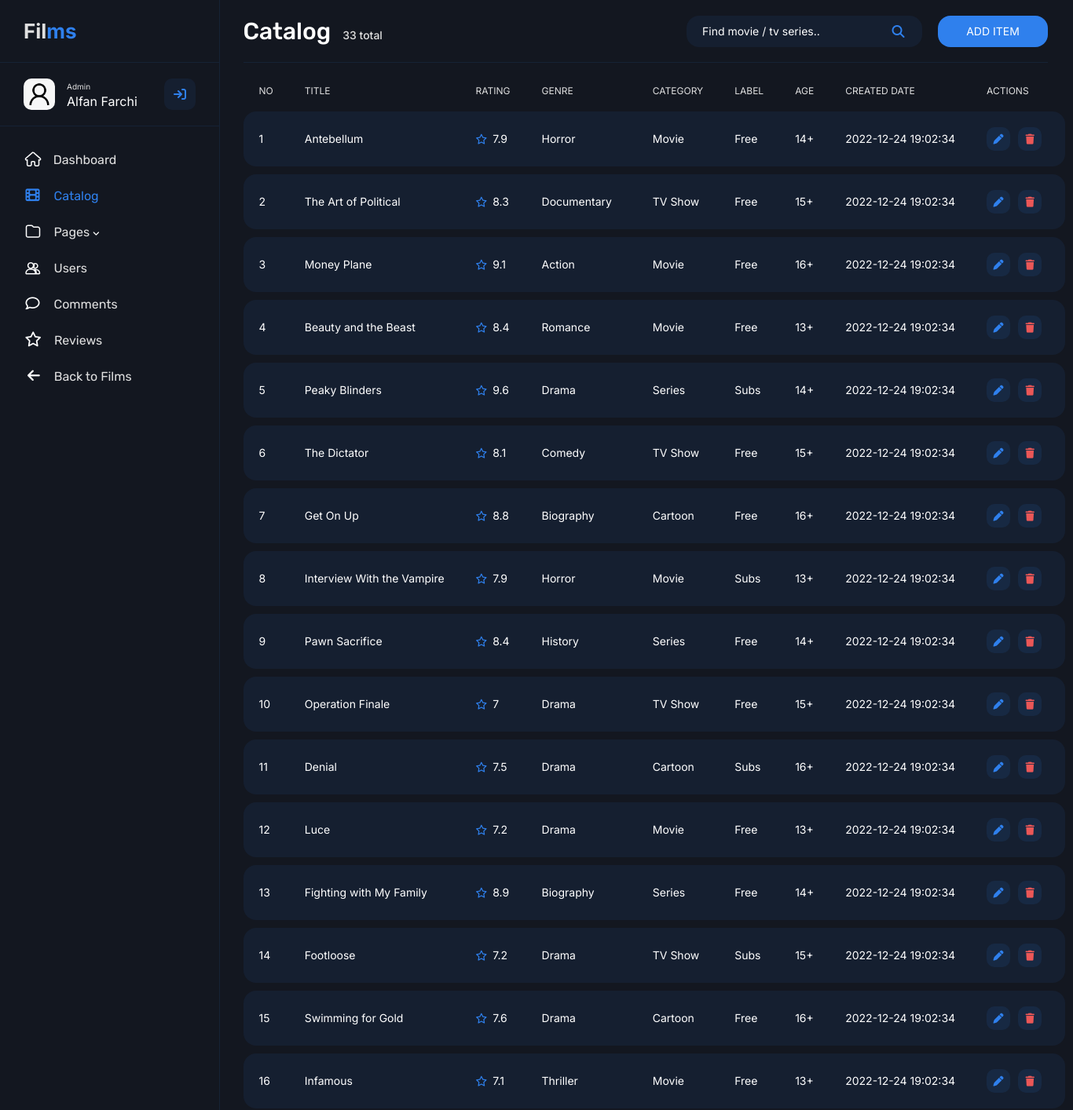
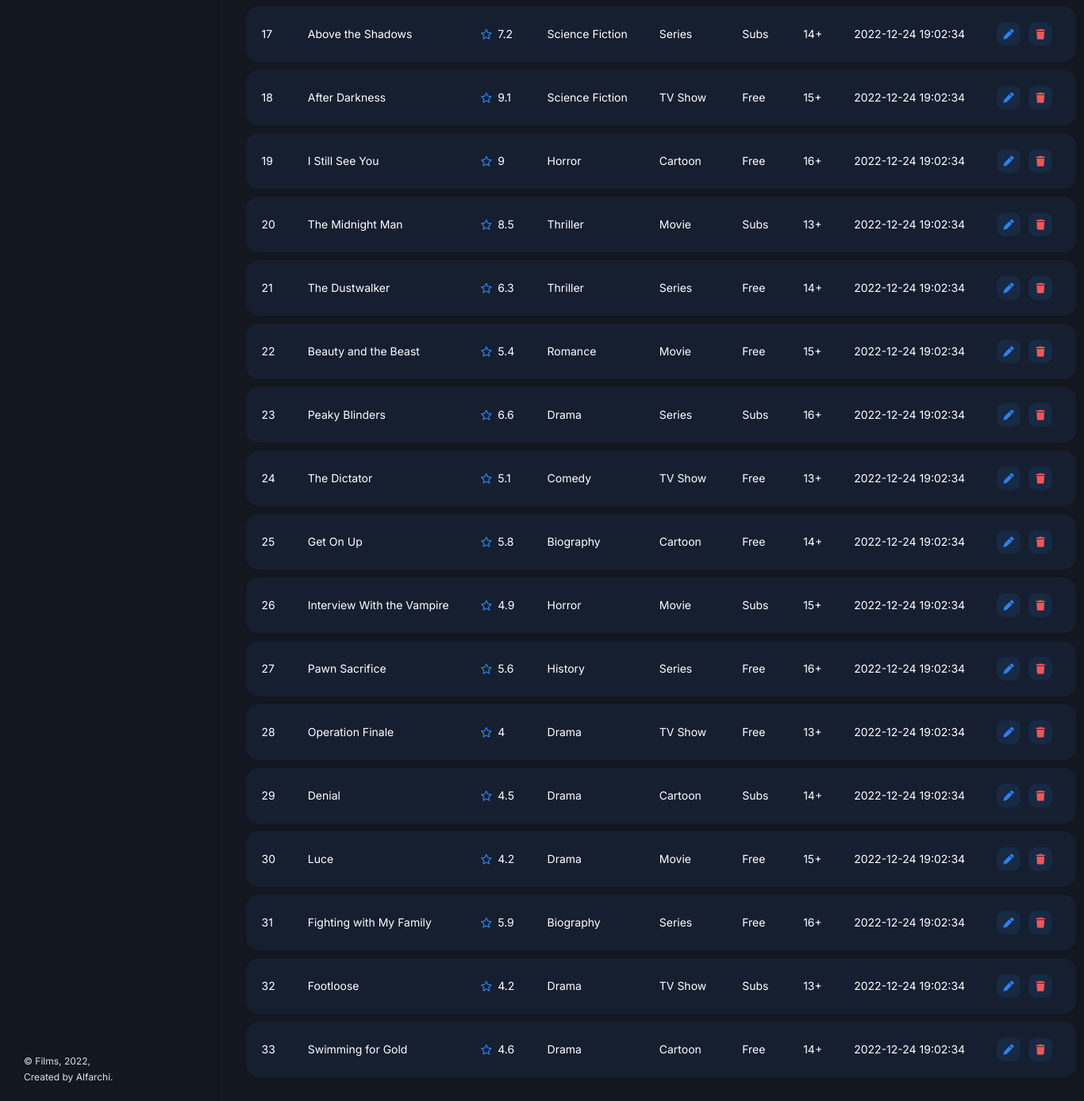
/admin/catalog.php, run on the app's committed database (2 pictures, top to bottom).
### tables this page shows
create table film (
    id_film int primary key auto_increment,
    title varchar(50),
    label varchar(10),
    rating float,
    genre varchar(20),
    year int,
    age int,
    image varchar(50),
    video varchar(50),
    film_desc varchar(500),
    film_date datetime,
    id_category int,
    foreign key (id_category) references category (id_category)
);

create table category (
    id_category int primary key auto_increment,
    category varchar(10)
);

### main/functions.php (called while the page is built, shortened)
<?php
$conn = mysqli_connect("localhost", "root", "", "films");
function query($query) {
    global $conn;
    $result = mysqli_query($conn, $query);
    $rows = [];
    while($row = mysqli_fetch_assoc($result)) {
        $rows[] = $row;
    }
    return $rows;
}
?>

### admin/catalog.php (the view, shortened to what this page needs)
<?php
require "../main/functions.php";
$film = query("SELECT * FROM film INNER JOIN category ON film.id_category = category.id_category ORDER BY id_film DESC");
$count = query("SELECT COUNT(id_film) AS count FROM film");
?>
<!DOCTYPE html>
<html lang="en">
    <head>
        <link rel="stylesheet" href="../assets/styles/style.css">
        <link href="https://cdn.jsdelivr.net/npm/bootstrap@5.2.2/dist/css/bootstrap.min.css" rel="stylesheet">
    </head>
    <body>
        <section class="sidebar">
            <a href="" class="sidebar__logo">Fil<span>ms</span></a>
            <div class="sidebar__user">
                <img class="sidebar__avatar" src="../assets/images/icon/user.jpeg" alt="" height="40px" width="40px">
                <span>Admin</span>
                <p>Alfan Farchi</p>
                <button class="sidebar__user-btn"><i class="fa-solid fa-arrow-right-to-bracket"></i></button>
            </div>
            <div class="sidebar__nav">
                <ul class="sidebar__nav-content">
                    <li class="sidebar__nav-item"><a href="#"><i class="fa-solid fa-house"></i>Dashboard</li></a>
                    <li class="sidebar__nav-item"><a href="./catalog.php" class="active"><i class="fa-solid fa-film default"></i>Catalog</li></a>
                    <li class="sidebar__nav-item"><a href="#"><i class="fa-solid fa-folder"></i>Pages <i class="fa-solid fa-angle-down default"></i></li></a>
                    <li class="sidebar__nav-item"><a href="./users.php"><i class="fa-solid fa-user-group"></i>Users</li></a>
                    <li class="sidebar__nav-item"><a href="./comments.php"><i class="fa-regular fa-comment default"></i>Comments</li></a>
                    <li class="sidebar__nav-item"><a href="./reviews.php"><i class="fa-regular fa-star default"></i>Reviews</li></a>
                    <li class="sidebar__nav-item"><a href="../index.php"><i class="fa-solid fa-arrow-left default"></i>Back to Films</li></a>
                </ul>
            </div>
            <p class="sidebar__footer">© Films, 2022,<br>Created by Alfarchi.</p>
        </section>
        <main class="main">
            <div class="container-fluid">
                <div class="row">
                    <div class="col-12">
                        <div class="main__header">
                            <?php $i = 1 ?> <?php foreach($count as $row): ?>
                            <h2 class="main__header-title">Catalog&ensp;<span><?php echo $row["count"]; ?> total</span></h2>
                            <?php $i++ ?> <?php endforeach; ?>
                            <div class="main__action">
                                <form action="" method="post" spellcheck="false" autocomplete="off" class="nav__form nav__catalog">
                                    <input type="input" name="keyword" placeholder="Find movie / tv series.." class="nav__search search__admin">
                                    <button type="submit" name="search" class="nav__action-btn"><i class="fa-solid fa-magnifying-glass"></i></button>
                                </form>
                                <a href="./upload.php" class="a"><button class="sign__button main__button">Add item</button></a>
                            </div>
                        </div>
                    </div>
                    <div class="col-12">
                        <table class="main__table">
                            <thead>
                                <tr>
                                    <td class="film__id">NO</td>
                                    <td class="film__title">TITLE</td>
                                    <td class="film__rating">RATING</td>
                                    <td class="film__genre">GENRE</td>
                                    <td class="film__category">CATEGORY</td>
                                    <td class="film__label">LABEL</td>
                                    <td class="film__age">AGE</td>
                                    <td class="film__date">CREATED DATE</td>
                                    <td class="film__actions">ACTIONS</td>
                                </tr>
                            </thead>
                            <tbody>
                                <?php $i = 1 ?>
                                <?php foreach($film as $row): ?>
                                <tr>
                                    <td class="film__id"><?php echo $i; ?></td>
                                    <td class="film__title"><a class="catalog__title" href="../main/details.php?id=<?php echo $row["id_film"]; ?>"><?php echo $row["title"]; ?></a></td>
                                    <td class="film__rating"><i class="fa-regular fa-star"></i>&ensp;<?php echo $row["rating"]; ?></td>
                                    <td class="film__genre"><?php echo $row["genre"]; ?></td>
                                    <td class="film__category"><?php echo $row["category"]; ?></td>
                                    <td class="film__label"><?php echo $row["label"]; ?></td>
                                    <td class="film__age"><?php echo $row["age"]; ?>+</td>
                                    <td class="film__date"><?php echo $row["film_date"]; ?></td>
                                    <td class="actions__button"><a href="./update.php?id=<?php echo $row["id_film"]; ?>"><i class="fa-solid fa-pen"></i></a><a href="./delete.php?id=<?php echo $row["id_film"]; ?>" onclick="return confirm('Delete film?')"><i class="fa-solid fa-trash"></i></a></td>
                                </tr>
                                <?php $i++ ?>
                                <?php endforeach; ?>
                            </tbody>
                        </table>
                    </div>
                </div>
            </div>
    </body>
</html>

### data on the page
film: title "Antebellum", rating "7.9", genre "Horror", id_category.category "Movie", label "Free", age "14", film_date "2022-12-24 19:02:34"
film: title "The Art of Political", rating "8.3", genre "Documentary", id_category.category "TV Show", label "Free", age "15", film_date "2022-12-24 19:02:34"
film: title "Money Plane", rating "9.1", genre "Action", id_category.category "Movie", label "Free", age "16", film_date "2022-12-24 19:02:34"
film: title "Beauty and the Beast", rating "8.4", genre "Romance", id_category.category "Movie", label "Free", age "13", film_date "2022-12-24 19:02:34"
film: title "Peaky Blinders", rating "9.6", genre "Drama", id_category.category "Series", label "Subs", age "14", film_date "2022-12-24 19:02:34"
film: title "The Dictator", rating "8.1", genre "Comedy", id_category.category "TV Show", label "Free", age "15", film_date "2022-12-24 19:02:34"
film: title "Get On Up", rating "8.8", genre "Biography", id_category.category "Cartoon", label "Free", age "16", film_date "2022-12-24 19:02:34"
film: title "Interview With the Vampire", rating "7.9", genre "Horror", id_category.category "Movie", label "Subs", age "13", film_date "2022-12-24 19:02:34"
film: title "Pawn Sacrifice", rating "8.4", genre "History", id_category.category "Series", label "Free", age "14", film_date "2022-12-24 19:02:34"
film: title "Operation Finale", rating "7", genre "Drama", id_category.category "TV Show", label "Free", age "15", film_date "2022-12-24 19:02:34"
film: title "Denial", rating "7.5", genre "Drama", id_category.category "Cartoon", label "Subs", age "16", film_date "2022-12-24 19:02:34"
film: title "Luce", rating "7.2", genre "Drama", id_category.category "Movie", label "Free", age "13", film_date "2022-12-24 19:02:34"
film: title "Fighting with My Family", rating "8.9", genre "Biography", id_category.category "Series", label "Free", age "14", film_date "2022-12-24 19:02:34"
film: title "Footloose", rating "7.2", genre "Drama", id_category.category "TV Show", label "Subs", age "15", film_date "2022-12-24 19:02:34"
film: title "Swimming for Gold", rating "7.6", genre "Drama", id_category.category "Cartoon", label "Free", age "16", film_date "2022-12-24 19:02:34"
film: title "Infamous", rating "7.1", genre "Thriller", id_category.category "Movie", label "Free", age "13", film_date "2022-12-24 19:02:34"
film: title "Above the Shadows", rating "7.2", genre "Science Fiction", id_category.category "Series", label "Subs", age "14", film_date "2022-12-24 19:02:34"
film: title "After Darkness", rating "9.1", genre "Science Fiction", id_category.category "TV Show", label "Free", age "15", film_date "2022-12-24 19:02:34"
film: title "I Still See You", rating "9", genre "Horror", id_category.category "Cartoon", label "Free", age "16", film_date "2022-12-24 19:02:34"
film: title "The Midnight Man", rating "8.5", genre "Thriller", id_category.category "Movie", label "Subs", age "13", film_date "2022-12-24 19:02:34"
film: title "The Dustwalker", rating "6.3", genre "Thriller", id_category.category "Series", label "Free", age "14", film_date "2022-12-24 19:02:34"
film: title "Beauty and the Beast", rating "5.4", genre "Romance", id_category.category "Movie", label "Free", age "15", film_date "2022-12-24 19:02:34"
film: title "Peaky Blinders", rating "6.6", genre "Drama", id_category.category "Series", label "Subs", age "16", film_date "2022-12-24 19:02:34"
film: title "The Dictator", rating "5.1", genre "Comedy", id_category.category "TV Show", label "Free", age "13", film_date "2022-12-24 19:02:34"
film: title "Get On Up", rating "5.8", genre "Biography", id_category.category "Cartoon", label "Free", age "14", film_date "2022-12-24 19:02:34"
film: title "Interview With the Vampire", rating "4.9", genre "Horror", id_category.category "Movie", label "Subs", age "15", film_date "2022-12-24 19:02:34"
film: title "Pawn Sacrifice", rating "5.6", genre "History", id_category.category "Series", label "Free", age "16", film_date "2022-12-24 19:02:34"
film: title "Operation Finale", rating "4", genre "Drama", id_category.category "TV Show", label "Free", age "13", film_date "2022-12-24 19:02:34"
film: title "Denial", rating "4.5", genre "Drama", id_category.category "Cartoon", label "Subs", age "14", film_date "2022-12-24 19:02:34"
film: title "Luce", rating "4.2", genre "Drama", id_category.category "Movie", label "Free", age "15", film_date "2022-12-24 19:02:34"
film: title "Fighting with My Family", rating "5.9", genre "Biography", id_category.category "Series", label "Free", age "16", film_date "2022-12-24 19:02:34"
film: title "Footloose", rating "4.2", genre "Drama", id_category.category "TV Show", label "Subs", age "13", film_date "2022-12-24 19:02:34"
film: title "Swimming for Gold", rating "4.6", genre "Drama", id_category.category "Cartoon", label "Free", age "14", film_date "2022-12-24 19:02:34"

### other printed values
$row["count"] "33"
